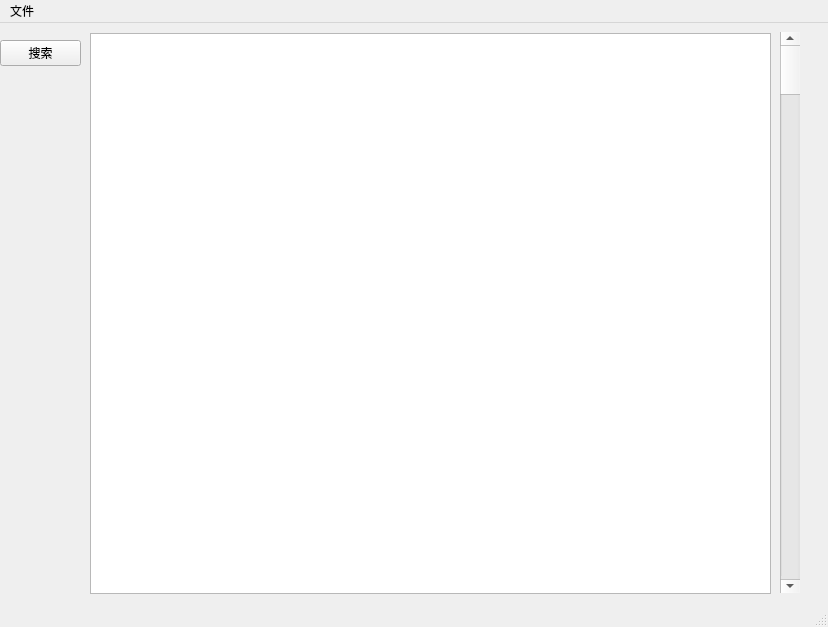
<?xml version="1.0" encoding="UTF-8"?>
<ui version="4.0">
 <class>MainWindow</class>
 <widget class="QMainWindow" name="MainWindow">
  <property name="geometry">
   <rect>
    <x>0</x>
    <y>0</y>
    <width>828</width>
    <height>627</height>
   </rect>
  </property>
  <property name="windowTitle">
   <string>MainWindow</string>
  </property>
  <widget class="QWidget" name="centralwidget">
   <property name="enabled">
    <bool>true</bool>
   </property>
   <widget class="QWidget" name="verticalLayoutWidget">
    <property name="geometry">
     <rect>
      <x>0</x>
      <y>0</y>
      <width>81</width>
      <height>61</height>
     </rect>
    </property>
    <layout class="QVBoxLayout" name="verticalLayout">
     <item>
      <widget class="QPushButton" name="pushButton_2">
       <property name="text">
        <string>搜索</string>
       </property>
      </widget>
     </item>
    </layout>
   </widget>
   <widget class="QListWidget" name="listWidget">
    <property name="geometry">
     <rect>
      <x>90</x>
      <y>10</y>
      <width>681</width>
      <height>561</height>
     </rect>
    </property>
   </widget>
   <widget class="QScrollBar" name="verticalScrollBar">
    <property name="geometry">
     <rect>
      <x>780</x>
      <y>9</y>
      <width>20</width>
      <height>561</height>
     </rect>
    </property>
    <property name="orientation">
     <enum>Qt::Vertical</enum>
    </property>
   </widget>
  </widget>
  <widget class="QMenuBar" name="menubar">
   <property name="enabled">
    <bool>true</bool>
   </property>
   <property name="geometry">
    <rect>
     <x>0</x>
     <y>0</y>
     <width>828</width>
     <height>23</height>
    </rect>
   </property>
   <widget class="QMenu" name="menuNHanes">
    <property name="title">
     <string>文件</string>
    </property>
   </widget>
   <addaction name="menuNHanes"/>
  </widget>
  <widget class="QStatusBar" name="statusbar">
   <property name="enabled">
    <bool>true</bool>
   </property>
  </widget>
 </widget>
 <resources/>
 <connections>
  <connection>
   <sender>pushButton_2</sender>
   <signal>clicked()</signal>
   <receiver>MainWindow</receiver>
   <slot>close()</slot>
   <hints>
    <hint type="sourcelabel">
     <x>47</x>
     <y>55</y>
    </hint>
    <hint type="destinationlabel">
     <x>27</x>
     <y>80</y>
    </hint>
   </hints>
  </connection>
 </connections>
</ui>
